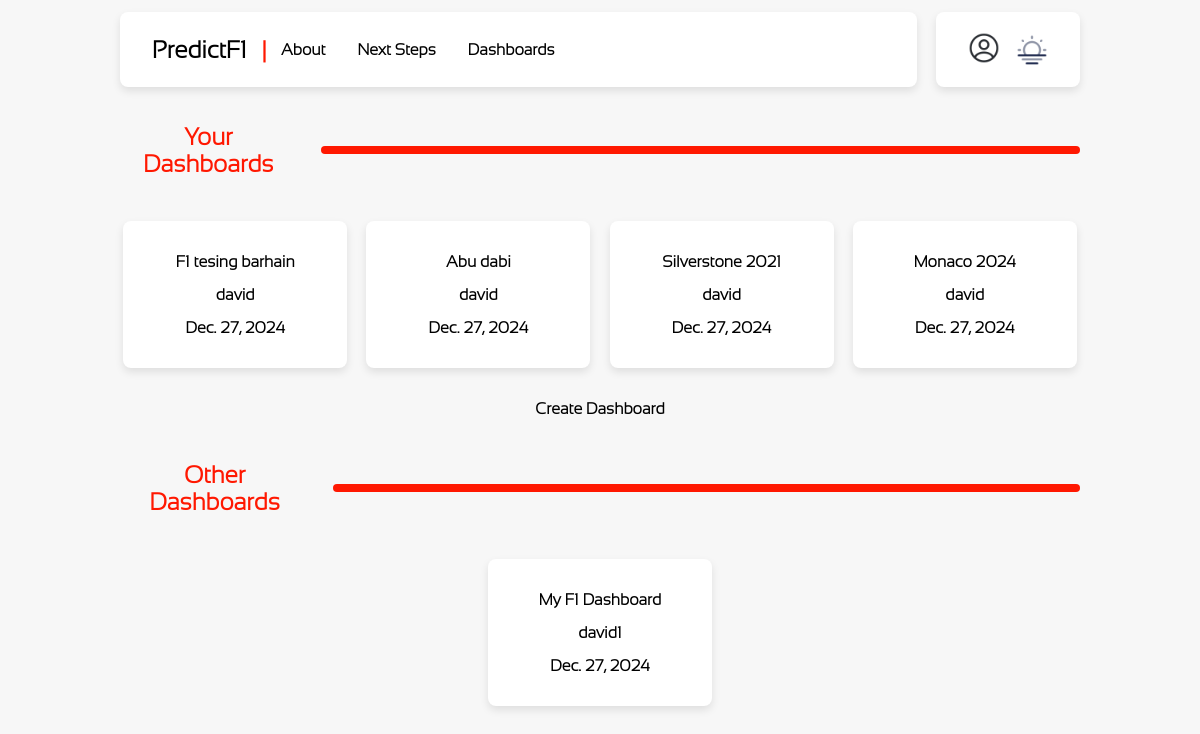
The app's page /F1Prediction/dashboards (signed in) with its own data.
### F1PredictionWebApp/models.py (models this page shows, shortened)
class Dashboard(models.Model):
    title = models.CharField(max_length=100)
    content = models.TextField()
    date_posted = models.DateField(auto_now_add=True)
    author = models.ForeignKey(User, on_delete=models.CASCADE)
    def get_absolute_url(self):
        return reverse('dashboard-detail', kwargs={'pk': self.pk})

### F1PredictionWebApp/views.py (the view)
# urls.py: path("dashboards", DashboardListView.as_view(), name='dashboards'),
class DashboardListView(ListView):
    model = Dashboard
    template_name = 'dashboard_list.html'

### F1PredictionWebApp/templates/dashboard_list.html (shortened to what this page needs)
{% extends "base.html" %}
{% block content %}
<div class="title-padding navbar centre-vert" style="gap: 2.5%;">
    <p class="smallheader centre bold">Your Dashboards</p><div class="red-line w-82-5"></div>
</div>
<div class = "centreDiv overflow-contianer" >
{% for dashboard in object_list %}
    {% if dashboard.author == request.user %}
    <div class="nav-card light card-padding card-top-bottom min-w-20">
        <a href="{{ dashboard.get_absolute_url }}" class="link centre">
            <p>{{ dashboard.title }}</p>
            <p>{{ dashboard.author }}</p>
            <p>{{ dashboard.date_posted }}</p>
        </a>
    </div>
    {% endif %}
{% endfor %}
{% if user.is_authenticated %}
<a href="" class="link centre">
    <p class="button-red">Create Dashboard</p>
</a>
{% endif %}
</div>
<div class="title-padding navbar centre-vert" style="gap: 2.5%;">
    <p class="smallheader centre bold">Other Dashboards</p><div class="red-line w-80"></div>
</div>
<div class = "centreDiv overflow-contianer">
    {% for dashboard in object_list %}
        {% if dashboard.author != request.user %}
        <div class="nav-card light card-padding card-top-bottom min-w-20">
            <a href="{{ dashboard.get_absolute_url }}" class="link centre">
                <p>{{ dashboard.title }}</p>
                <p>{{ dashboard.author }}</p>
                <p>{{ dashboard.date_posted }}</p>
            </a>
        </div>
        {% endif %}
    {% endfor %}
    </div>
{% endblock %}

### F1PredictionWebApp/static/base.css (style rules this page uses)
body { font-family: site-font; transition: background-color 0.3s, color 0.3s; margin: 1% 10% 0% 10%; }
.light-mode { background-color: #f7f7f7; color: #000000; }
.smallheader { font-size: 3vh; color: #FF1801; }
.light { color: #000000; background-color: #ffffff; box-shadow: 0 4px 8px rgba(0, 0, 0, 0.1); }
.link { text-decoration: none; color: inherit; font-weight: bold; }
.centre { text-align: center; }
.navbar { display: flex; }
.nav-card { border-radius: 8px; }
.card-top-bottom { margin-top: 1em; margin-bottom: 1em; }
.centre-vert { display: flex; align-items: center; }
.card-top-bottom { padding-top: 1em; padding-bottom: 1em; }
.centreDiv { display: flex; justify-content: center; align-items: center; }
.card-padding { padding: 1em; }
.red-line { height: 1vh; border-radius: 8px; background-color: #FF1801; }
.w-82-5 { width: 82.5%; }
.w-80 { width: 81%; }
.bold { font-weight: bold; }
.title-padding { padding-top: 0.5vh; padding-bottom: 0.5vh; }
.min-w-20 { min-width: 20%; }
.overflow-contianer { display: flex; gap:2%; flex-wrap: wrap; }

### records on screen
Dashboard: title "F1 tesing barhain", author "david", date_posted "Dec. 27, 2024"
Dashboard: title "Abu dabi", author "david", date_posted "Dec. 27, 2024"
Dashboard: title "Silverstone 2021", author "david", date_posted "Dec. 27, 2024"
Dashboard: title "Monaco 2024", author "david", date_posted "Dec. 27, 2024"
Dashboard: title "My F1 Dashboard", author "david1", date_posted "Dec. 27, 2024"
